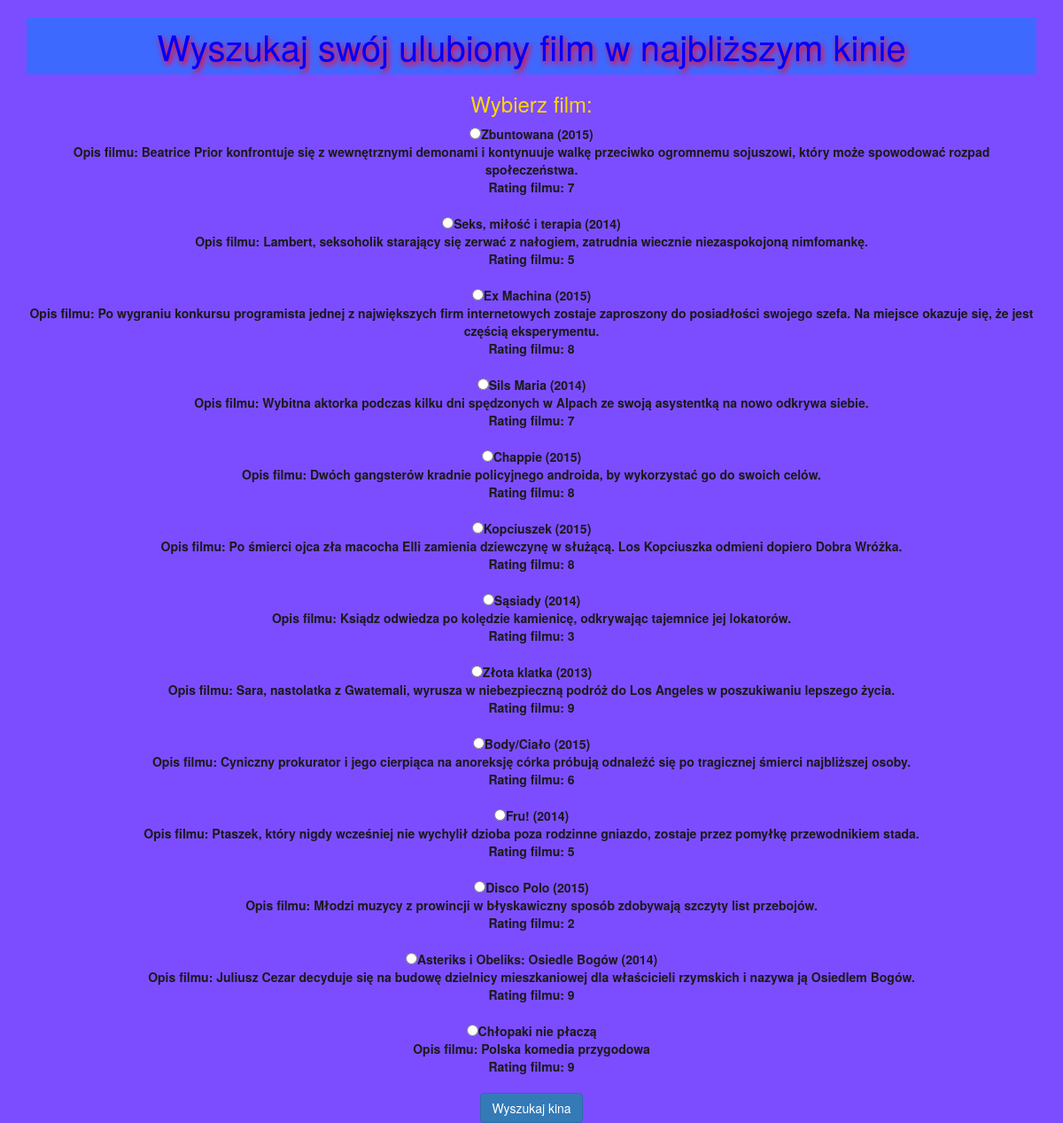
The page /Panel/select.php on the database its author committed.
### tables this page shows
CREATE TABLE `Movies` (
  `id` int(11) NOT NULL,
  `name` varchar(255) NOT NULL,
  `description` text,
  `rating` float DEFAULT NULL
);

### Panel/select.php (the view, shortened to what this page needs)
<?php
$hostName = 'localhost';
$userName = 'root';
$password = 'coderslab';
$database = 'cinema_db';
$connection = new mysqli($hostName, $userName, $password, $database);
$connection->query("SET CHARACTER SET utf8");
?>
<!DOCTYPE html>
<html lang="pl">
<head>
    <link rel="stylesheet" type="text/css" href="css/bootstrap.css">
    <link rel="stylesheet" href="css/style.css">
</head>
<body>
    <div class="container">
        <h1 style="color: blue">Wyszukaj swój ulubiony film w najbliższym kinie</h1>
        <form action="#" method="POST">
            <h3 style="color: gold">Wybierz film:</h3>
<?php
$sql =
    "SELECT * FROM Movies";
$result = $connection->query($sql);
foreach ($result as $item) {
    echo "<input type='radio' name='movies' value='" . $item['id'] . "'>" . $item['name'] . "<br/>Opis filmu:  " . $item['description'] . "<br/>Rating filmu: " . $item['rating'] . "<br/><br/>";
}
echo "<button class='btn btn-primary' type ='submit'>Wyszukaj kina</button>";
echo "</form>";
?>
    </div>
</body>
</html>

### Panel/css/style.css (style rules this page uses)
* { text-align: center; color: #1a1a1a; font-weight: bold; }
body { background-color: #7c4dff; }
h1 { font-size: 40px; color: black; text-shadow: 2px 3px 6px red, 4px 6px 6px #7c4fff; padding: 10px; background-color: rgba(0, 134, 255, 0.5); }
h3 { font-size: 24px; color: white; }

### rows shown on the page
movies: name "Zbuntowana (2015)", description "Beatrice Prior konfrontuje się z wewnętrznymi demonami i kontynuuje walkę przeciwko ogromnemu sojuszowi, który może spowodować rozpad społeczeństwa.", rating "7"
movies: name "Seks, miłość i terapia (2014)", description "Lambert, seksoholik starający się zerwać z nałogiem, zatrudnia wiecznie niezaspokojoną nimfomankę.", rating "5"
movies: name "Ex Machina (2015)", description "Po wygraniu konkursu programista jednej z największych firm internetowych zostaje zaproszony do posiadłości swojego szefa. Na miejsce okazuje się, że jest częścią eksperymentu.", rating "8"
movies: name "Sils Maria (2014)", description "Wybitna aktorka podczas kilku dni spędzonych w Alpach ze swoją asystentką na nowo odkrywa siebie.", rating "7"
movies: name "Chappie (2015)", description "Dwóch gangsterów kradnie policyjnego androida, by wykorzystać go do swoich celów.", rating "8"
movies: name "Kopciuszek (2015)", description "Po śmierci ojca zła macocha Elli zamienia dziewczynę w służącą. Los Kopciuszka odmieni dopiero Dobra Wróżka.", rating "8"
movies: name "Sąsiady (2014)", description "Ksiądz odwiedza po kolędzie kamienicę, odkrywając tajemnice jej lokatorów.", rating "3"
movies: name "Złota klatka (2013)", description "Sara, nastolatka z Gwatemali, wyrusza w niebezpieczną podróż do Los Angeles w poszukiwaniu lepszego życia.", rating "9"
movies: name "Body/Ciało (2015)", description "Cyniczny prokurator i jego cierpiąca na anoreksję córka próbują odnaleźć się po tragicznej śmierci najbliższej osoby.", rating "6"
movies: name "Fru! (2014)", description "Ptaszek, który nigdy wcześniej nie wychylił dzioba poza rodzinne gniazdo, zostaje przez pomyłkę przewodnikiem stada.", rating "5"
movies: name "Disco Polo (2015)", description "Młodzi muzycy z prowincji w błyskawiczny sposób zdobywają szczyty list przebojów.", rating "2"
movies: name "Asteriks i Obeliks: Osiedle Bogów (2014)", description "Juliusz Cezar decyduje się na budowę dzielnicy mieszkaniowej dla właścicieli rzymskich i nazywa ją Osiedlem Bogów.", rating "9"
movies: name "Chłopaki nie płaczą", description "Polska komedia przygodowa", rating "9"
